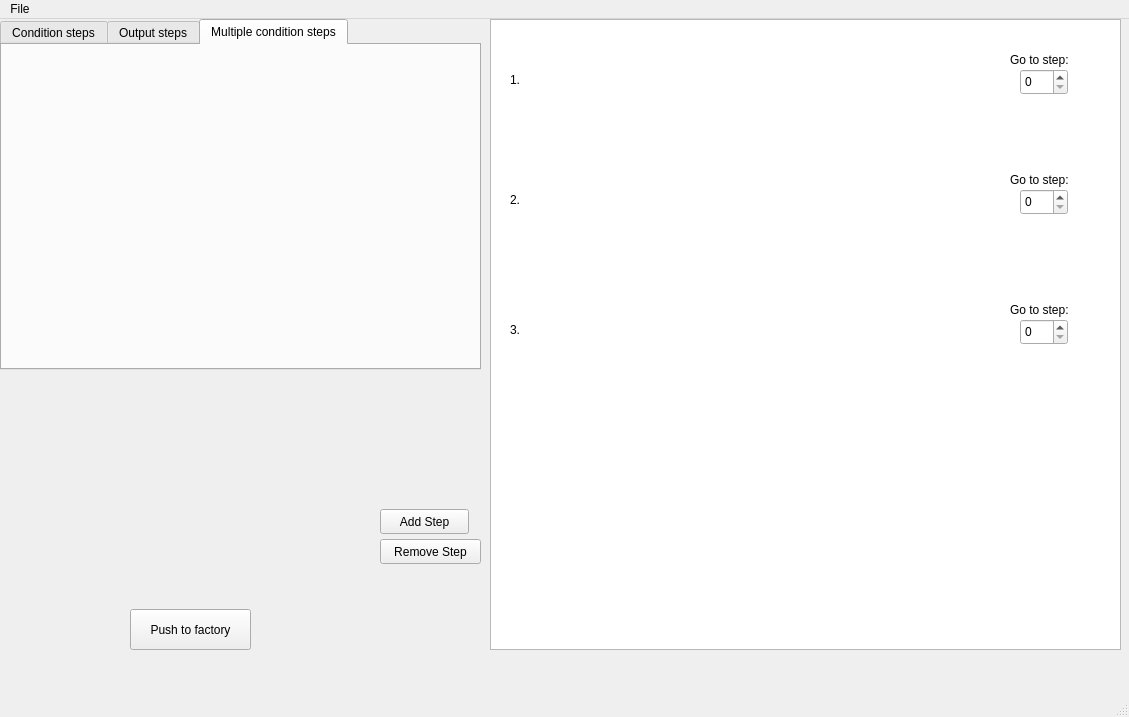
<?xml version="1.0" encoding="UTF-8"?>
<ui version="4.0">
 <class>MainWindow</class>
 <widget class="QMainWindow" name="MainWindow">
  <property name="geometry">
   <rect>
    <x>0</x>
    <y>0</y>
    <width>1129</width>
    <height>717</height>
   </rect>
  </property>
  <property name="windowTitle">
   <string>Workfield</string>
  </property>
  <widget class="QWidget" name="centralwidget">
   <widget class="QTabWidget" name="tabWidget">
    <property name="geometry">
     <rect>
      <x>0</x>
      <y>0</y>
      <width>481</width>
      <height>351</height>
     </rect>
    </property>
    <property name="currentIndex">
     <number>2</number>
    </property>
    <widget class="QWidget" name="tab">
     <attribute name="title">
      <string>Condition steps</string>
     </attribute>
    </widget>
    <widget class="QWidget" name="tab_2">
     <attribute name="title">
      <string>Output steps</string>
     </attribute>
    </widget>
    <widget class="QWidget" name="tab_3">
     <attribute name="title">
      <string>Multiple condition steps</string>
     </attribute>
    </widget>
   </widget>
   <widget class="QGraphicsView" name="graphicsView">
    <property name="geometry">
     <rect>
      <x>490</x>
      <y>0</y>
      <width>631</width>
      <height>631</height>
     </rect>
    </property>
   </widget>
   <widget class="QSpinBox" name="spinBox">
    <property name="geometry">
     <rect>
      <x>1020</x>
      <y>50</y>
      <width>48</width>
      <height>26</height>
     </rect>
    </property>
   </widget>
   <widget class="QLabel" name="label">
    <property name="geometry">
     <rect>
      <x>1010</x>
      <y>30</y>
      <width>81</width>
      <height>21</height>
     </rect>
    </property>
    <property name="text">
     <string>Go to step:</string>
    </property>
   </widget>
   <widget class="QPushButton" name="pushButton">
    <property name="geometry">
     <rect>
      <x>380</x>
      <y>490</y>
      <width>89</width>
      <height>25</height>
     </rect>
    </property>
    <property name="text">
     <string>Add Step</string>
    </property>
   </widget>
   <widget class="QPushButton" name="pushButton_2">
    <property name="geometry">
     <rect>
      <x>380</x>
      <y>520</y>
      <width>101</width>
      <height>25</height>
     </rect>
    </property>
    <property name="text">
     <string>Remove Step</string>
    </property>
   </widget>
   <widget class="QPushButton" name="pushButton_3">
    <property name="geometry">
     <rect>
      <x>130</x>
      <y>590</y>
      <width>121</width>
      <height>41</height>
     </rect>
    </property>
    <property name="text">
     <string>Push to factory</string>
    </property>
   </widget>
   <widget class="QLabel" name="label_2">
    <property name="geometry">
     <rect>
      <x>510</x>
      <y>40</y>
      <width>41</width>
      <height>41</height>
     </rect>
    </property>
    <property name="text">
     <string>1.</string>
    </property>
   </widget>
   <widget class="QLabel" name="label_3">
    <property name="geometry">
     <rect>
      <x>510</x>
      <y>160</y>
      <width>41</width>
      <height>41</height>
     </rect>
    </property>
    <property name="text">
     <string>2.</string>
    </property>
   </widget>
   <widget class="QLabel" name="label_4">
    <property name="geometry">
     <rect>
      <x>1010</x>
      <y>150</y>
      <width>81</width>
      <height>21</height>
     </rect>
    </property>
    <property name="text">
     <string>Go to step:</string>
    </property>
   </widget>
   <widget class="QSpinBox" name="spinBox_2">
    <property name="geometry">
     <rect>
      <x>1020</x>
      <y>170</y>
      <width>48</width>
      <height>26</height>
     </rect>
    </property>
   </widget>
   <widget class="QLabel" name="label_5">
    <property name="geometry">
     <rect>
      <x>510</x>
      <y>290</y>
      <width>41</width>
      <height>41</height>
     </rect>
    </property>
    <property name="text">
     <string>3.</string>
    </property>
   </widget>
   <widget class="QLabel" name="label_6">
    <property name="geometry">
     <rect>
      <x>1010</x>
      <y>280</y>
      <width>81</width>
      <height>21</height>
     </rect>
    </property>
    <property name="text">
     <string>Go to step:</string>
    </property>
   </widget>
   <widget class="QSpinBox" name="spinBox_3">
    <property name="geometry">
     <rect>
      <x>1020</x>
      <y>300</y>
      <width>48</width>
      <height>26</height>
     </rect>
    </property>
   </widget>
  </widget>
  <widget class="QMenuBar" name="menubar">
   <property name="geometry">
    <rect>
     <x>0</x>
     <y>0</y>
     <width>1129</width>
     <height>22</height>
    </rect>
   </property>
   <widget class="QMenu" name="menuFile">
    <property name="title">
     <string>File</string>
    </property>
    <addaction name="actionNew"/>
    <addaction name="separator"/>
    <addaction name="actionSave"/>
    <addaction name="actionSave_as"/>
    <addaction name="actionSave_as_2"/>
    <addaction name="separator"/>
    <addaction name="actionQuit"/>
   </widget>
   <addaction name="menuFile"/>
  </widget>
  <widget class="QStatusBar" name="statusbar"/>
  <action name="actionNew">
   <property name="text">
    <string>New</string>
   </property>
  </action>
  <action name="actionSave">
   <property name="text">
    <string>Open</string>
   </property>
  </action>
  <action name="actionSave_as">
   <property name="text">
    <string>Save</string>
   </property>
  </action>
  <action name="actionSave_as_2">
   <property name="text">
    <string>Save as</string>
   </property>
  </action>
  <action name="actionQuit">
   <property name="text">
    <string>Quit</string>
   </property>
  </action>
 </widget>
 <resources/>
 <connections/>
</ui>
